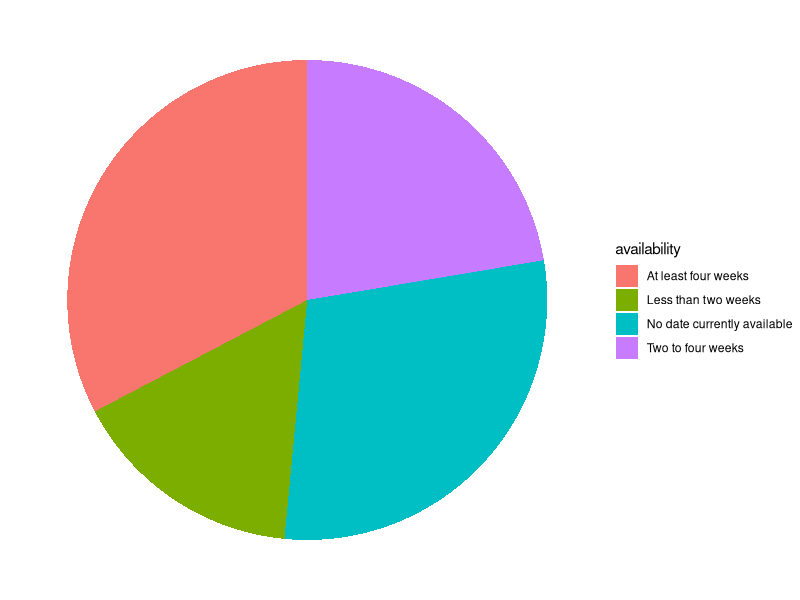

Write the R code that produced this figure. (Note: this script raises an error after producing the figure.)
library(tidyverse)
library(ggplot2)
library(stringr)

data <- read.csv("psychologist_combined.csv")

#find out all the unique values in the column zipcode

zipcode_list <- unique(data$zipcode)

#sorting the list

zipcode_list <- sort(zipcode_list)

zipcode_list

#data includes zipcodes that are not valid, so we need to filter out the invalid zipcodes

valid_zipcode <- zipcode_list[grepl("^\\d{4}$", zipcode_list)]

print(valid_zipcode)

#removing the profiles with invadid zipcodes from the data

psychologist_df <- data %>% filter(zipcode %in% valid_zipcode)

#this leaves us 3723 profiles for further analysis

#find out which zipcode has the most psychologists

zipcode_count <- psychologist_df %>% group_by(zipcode) %>% summarise(count = n()) %>% arrange(desc(count))

zipcode_count

#1003 has 141 psychologists, 3011 has 124 psychologists, 8006 has 99 psychologists

#create a new variable that groups zipcodes by the first digit of the zipcode

zipcode_count$first_digit <- substr(zipcode_count$zipcode, 1, 1)

#find out which first digit has the most psychologists

zipcode_count <- zipcode_count %>% group_by(first_digit) %>% summarise(count = sum(count)) %>% arrange(desc(count))

zipcode_count
#zipcodes starting with 1 has most psychologist (1208), then 8/ Zurich (946), 3/ Bern (418), 6/ Luzern (395)

#FInding out how many psychologist have "Covered by basic insurance" in their billing information

psychologist_df$billing <- as.factor(psychologist_df$billing)

psychologist_df %>% group_by(billing) %>% summarise(count = n()/3723)

#15 % don't have "covered by basic insurance" in their profile -> 85 % are!

#counting the availability of the 3723 psychologist on the list

psychologist_df %>% group_by(availability) %>% summarise(count = n()/3723)

#15,8 % are available in less than 2 weeks, 22,3 % in 2-4 weeks, 32,7 % at least four weeks, 29,2 % don't have any availability
#for 60 % of the psychologist one has to wait at least 4 weeks

#creating a ggplot2 piechart of the availability of the psychologist

availability_pie <- psychologist_df %>% 
  group_by(availability) %>% 
  summarise(count = n()) %>% 
  ggplot(aes(x = "Availability", y = count, fill = availability)) + 
  geom_bar(stat = "identity") + coord_polar("y") + 
  theme_void()

availability_pie

#counting the availability of psychological help for different groups

keywords <- c("Children", "Teenagers", "Adults", "Couples")

count_keyword <- function(keyword) {
  str_detect(psychologist_df$groups, regex(paste0("\\b", keyword, "\\b"), ignore_case = TRUE))
}

# Apply the function to each keyword and sum the results
keyword_counts <- sapply(keywords, function(keyword) sum(count_keyword(keyword)))

keyword_percentages <- (keyword_counts / 3723) * 100

# Convert to a data frame for better readability
keyword_counts_df <- data.frame(keyword = keywords, count = keyword_counts, percentage = keyword_percentages)

# Print the table
print(keyword_counts_df)

#checking the availability of counseling in different languages

print(psychologist_df$languages)

if (any(is.na(psychologist_df$languages))) {
  stop("There are NA values in the languages column.")
}

#There are NA values in the languages so we need to adjust the code slightly

languages <- c("English", "German", "French", "Italian", "Swiss", "Portuguese", "Russian", "Arabic", "Turkish", "Chinese", "Serbian", "Spanish")

count_language <- function(language) {
  detected <- str_detect(coalesce(psychologist_df$languages, ""), regex(paste0("\\b", language, "\\b"), ignore_case = TRUE))
  print(paste("Language:", language))
  print(detected)
  return(detected)
}

# Apply the function to each keyword and sum the results
language_counts <- sapply(languages, function(language) sum(count_language(language)))

print(language_counts)
language_percentages <- (language_counts / 3723) * 100

language_counts_df <- data.frame(keyword = languages, count = language_counts, percentage = language_percentages)

# Print the table and organise the results by highest percentage first

language_counts_df <- language_counts_df[order(-language_counts_df$percentage), ]
print(language_counts_df)





